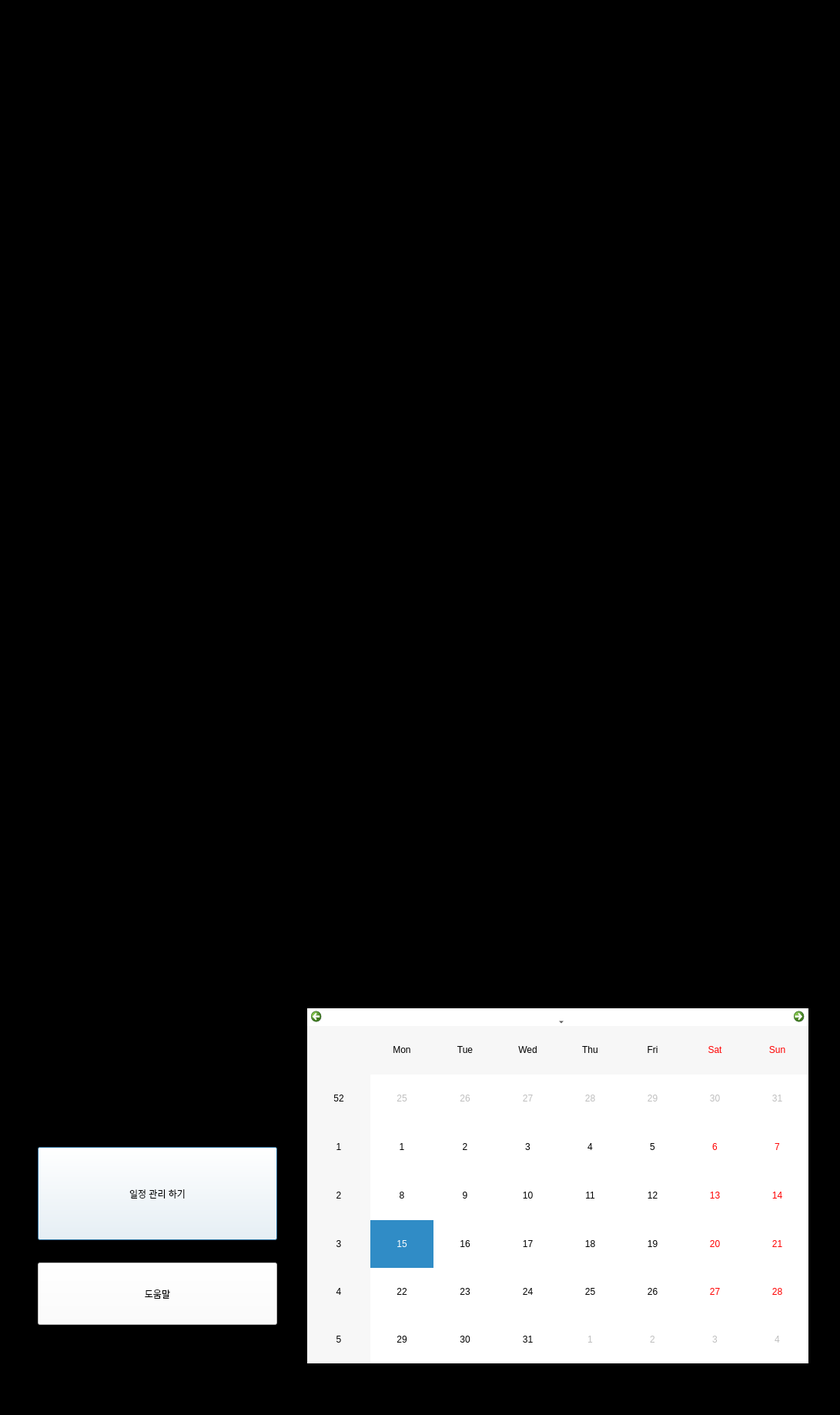
<?xml version="1.0" encoding="UTF-8"?>
<ui version="4.0">
 <class>main</class>
 <widget class="QDialog" name="main">
  <property name="geometry">
   <rect>
    <x>0</x>
    <y>0</y>
    <width>1091</width>
    <height>1837</height>
   </rect>
  </property>
  <property name="cursor">
   <cursorShape>PointingHandCursor</cursorShape>
  </property>
  <property name="mouseTracking">
   <bool>true</bool>
  </property>
  <property name="windowTitle">
   <string>Main</string>
  </property>
  <property name="autoFillBackground">
   <bool>false</bool>
  </property>
  <property name="styleSheet">
   <string notr="true">background-color: rgb(0, 0, 0);</string>
  </property>
  <widget class="QFrame" name="frame">
   <property name="geometry">
    <rect>
     <x>29</x>
     <y>29</y>
     <width>1041</width>
     <height>1751</height>
    </rect>
   </property>
   <property name="frameShape">
    <enum>QFrame::StyledPanel</enum>
   </property>
   <property name="frameShadow">
    <enum>QFrame::Raised</enum>
   </property>
   <widget class="QTextBrowser" name="textBrowser_3">
    <property name="geometry">
     <rect>
      <x>260</x>
      <y>390</y>
      <width>531</width>
      <height>192</height>
     </rect>
    </property>
    <property name="frameShape">
     <enum>QFrame::NoFrame</enum>
    </property>
   </widget>
   <widget class="QTextBrowser" name="textBrowser">
    <property name="geometry">
     <rect>
      <x>10</x>
      <y>20</y>
      <width>1011</width>
      <height>231</height>
     </rect>
    </property>
    <property name="autoFillBackground">
     <bool>true</bool>
    </property>
    <property name="styleSheet">
     <string notr="true"/>
    </property>
    <property name="frameShape">
     <enum>QFrame::NoFrame</enum>
    </property>
    <property name="html">
     <string>&lt;!DOCTYPE HTML PUBLIC &quot;-//W3C//DTD HTML 4.0//EN&quot; &quot;http://www.w3.org/TR/REC-html40/strict.dtd&quot;&gt;
&lt;html&gt;&lt;head&gt;&lt;meta name=&quot;qrichtext&quot; content=&quot;1&quot; /&gt;&lt;style type=&quot;text/css&quot;&gt;
p, li { white-space: pre-wrap; }
&lt;/style&gt;&lt;/head&gt;&lt;body style=&quot; font-family:'Gulim'; font-size:9pt; font-weight:400; font-style:normal;&quot;&gt;
&lt;p align=&quot;center&quot; style=&quot;-qt-paragraph-type:empty; margin-top:0px; margin-bottom:0px; margin-left:0px; margin-right:0px; -qt-block-indent:0; text-indent:0px; font-family:'.AppleSystemUIFont'; font-size:13pt;&quot;&gt;&lt;br /&gt;&lt;/p&gt;&lt;/body&gt;&lt;/html&gt;</string>
    </property>
   </widget>
   <widget class="QPushButton" name="btn1">
    <property name="geometry">
     <rect>
      <x>20</x>
      <y>1460</y>
      <width>311</width>
      <height>121</height>
     </rect>
    </property>
    <property name="styleSheet">
     <string notr="true">background-color: rgb(255, 255, 255);
font: 700 18pt &quot;Nanum Gothic&quot;;</string>
    </property>
    <property name="text">
     <string>일정 관리 하기</string>
    </property>
   </widget>
   <widget class="QPushButton" name="pushButton_2">
    <property name="geometry">
     <rect>
      <x>20</x>
      <y>1610</y>
      <width>311</width>
      <height>81</height>
     </rect>
    </property>
    <property name="styleSheet">
     <string notr="true">background-color: rgb(255, 255, 255);
font: 700 18pt &quot;Nanum Gothic&quot;;</string>
    </property>
    <property name="text">
     <string>도움말</string>
    </property>
   </widget>
   <widget class="QCalendarWidget" name="calendarWidget">
    <property name="geometry">
     <rect>
      <x>370</x>
      <y>1280</y>
      <width>651</width>
      <height>461</height>
     </rect>
    </property>
    <property name="styleSheet">
     <string notr="true">background-color: rgb(255, 255, 255);</string>
    </property>
   </widget>
  </widget>
 </widget>
 <resources/>
 <connections/>
</ui>
